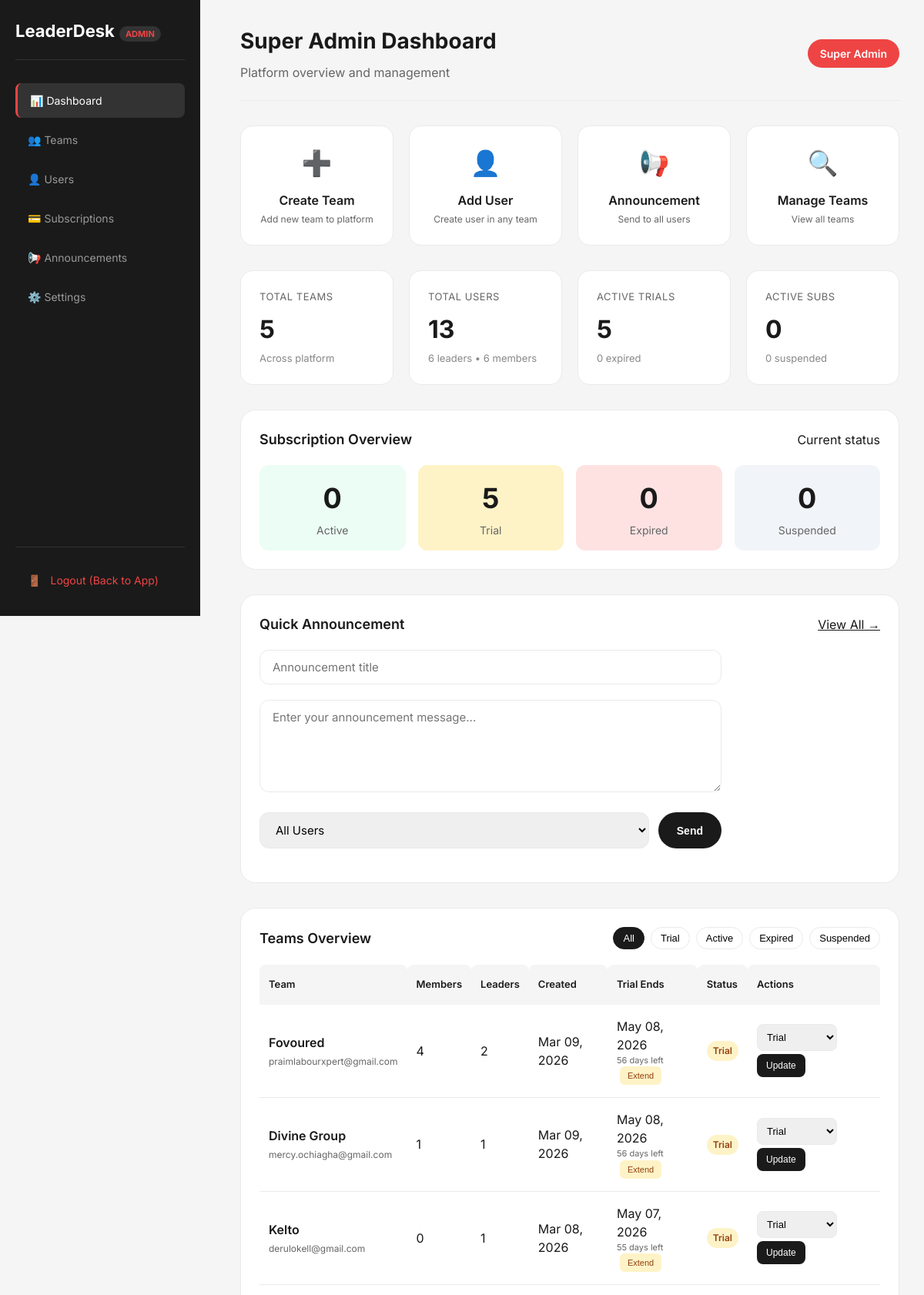
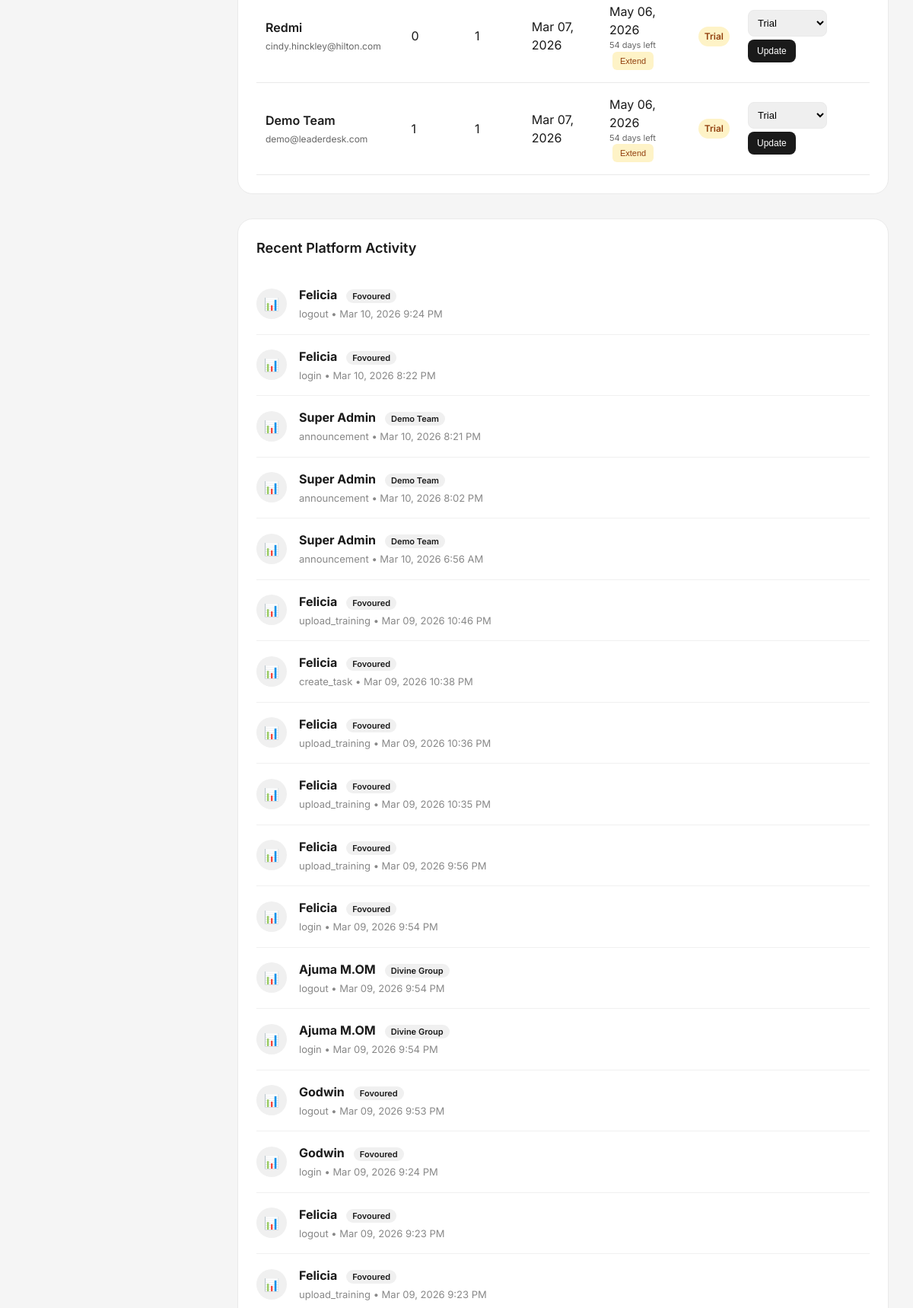
Page /admin_dashboard.php (signed in, upper part) on the committed database (2 pictures, top to bottom).
### tables this page shows
CREATE TABLE `teams` (
  `id` int(11) NOT NULL AUTO_INCREMENT,
  `team_name` varchar(100) NOT NULL,
  `country` varchar(50) DEFAULT NULL,
  `state_province` varchar(50) DEFAULT NULL,
  `email` varchar(100) DEFAULT NULL,
  `phone` varchar(20) DEFAULT NULL,
  `subscription_status` enum('trial','active','expired','suspended') DEFAULT 'trial',
  `payment_status` enum('trial','active','expired','suspended') DEFAULT 'trial',
  `trial_start_date` date DEFAULT NULL,
  `trial_end_date` date DEFAULT NULL,
  `payment_due_date` date DEFAULT NULL,
  `last_payment_date` date DEFAULT NULL,
  `created_at` timestamp NOT NULL DEFAULT current_timestamp(),
  PRIMARY KEY (`id`),
  UNIQUE KEY `team_name` (`team_name`)
);

CREATE TABLE `activity_logs` (
  `id` int(11) NOT NULL AUTO_INCREMENT,
  `team_id` int(11) NOT NULL,
  `user_id` int(11) NOT NULL,
  `action` varchar(100) NOT NULL,
  `description` text DEFAULT NULL,
  `points_earned` int(11) DEFAULT 0,
  `created_at` timestamp NOT NULL DEFAULT current_timestamp(),
  PRIMARY KEY (`id`),
  KEY `team_id` (`team_id`),
  KEY `user_id` (`user_id`),
  CONSTRAINT `activity_logs_ibfk_1` FOREIGN KEY (`team_id`) REFERENCES `teams` (`id`) ON DELETE CASCADE,
  CONSTRAINT `activity_logs_ibfk_2` FOREIGN KEY (`user_id`) REFERENCES `users` (`id`) ON DELETE CASCADE
);

CREATE TABLE `users` (
  `id` int(11) NOT NULL AUTO_INCREMENT,
  `name` varchar(100) NOT NULL,
  `email` varchar(100) NOT NULL,
  `phone` varchar(20) DEFAULT NULL,
  `password` varchar(255) NOT NULL,
  `role` enum('super_admin','team_leader','member') DEFAULT 'member',
  `upgrade_requested` tinyint(4) DEFAULT 0,
  `team_id` int(11) DEFAULT NULL,
  `status` enum('active','inactive','suspended') DEFAULT 'active',
  `created_at` timestamp NOT NULL DEFAULT current_timestamp(),
  `updated_at` timestamp NOT NULL DEFAULT current_timestamp() ON UPDATE current_timestamp(),
  `last_login` timestamp NULL DEFAULT NULL,
  PRIMARY KEY (`id`),
  UNIQUE KEY `email` (`email`)
);

### admin_dashboard.php (the view, shortened to what this page needs)
<?php
require_once 'config/database.php';
$stats = [];
$stmt = $pdo->query("SELECT COUNT(*) FROM teams");
$stats['total_teams'] = $stmt->fetchColumn();
$stmt = $pdo->query("SELECT COUNT(*) FROM users");
$stats['total_users'] = $stmt->fetchColumn();
$stmt = $pdo->query("SELECT COUNT(*) FROM users WHERE role = 'team_leader'");
$stats['total_leaders'] = $stmt->fetchColumn();
$stmt = $pdo->query("SELECT COUNT(*) FROM users WHERE role = 'member'");
$stats['total_members'] = $stmt->fetchColumn();
$stmt = $pdo->query("SELECT subscription_status, COUNT(*) as count FROM teams GROUP BY subscription_status");
$subscription_stats = [];
while ($row = $stmt->fetch()) {
    $subscription_stats[$row['subscription_status']] = $row['count'];
}
$stmt = $pdo->query("SELECT COUNT(*) FROM teams WHERE subscription_status = 'trial' AND trial_end_date > NOW()");
$stats['active_trials'] = $stmt->fetchColumn();
$stmt = $pdo->query("SELECT COUNT(*) FROM teams WHERE subscription_status = 'trial' AND trial_end_date <= NOW()");
$stats['expired_trials'] = $stmt->fetchColumn();
$stats['active_subscriptions'] = $subscription_stats['active'] ?? 0;
$stats['suspended_teams'] = $subscription_stats['suspended'] ?? 0;
$stmt = $pdo->query("SELECT al.*, u.name, u.email, t.team_name
                     FROM activity_logs al
                     JOIN users u ON al.user_id = u.id
                     JOIN teams t ON al.team_id = t.id
                     ORDER BY al.created_at DESC LIMIT 20");
$recent_activities = $stmt->fetchAll();
$stmt = $pdo->query("SELECT t.*,
                     COUNT(u.id) as member_count,
                     SUM(CASE WHEN u.role = 'team_leader' THEN 1 ELSE 0 END) as leader_count,
                     SUM(CASE WHEN u.role = 'member' THEN 1 ELSE 0 END) as regular_members
                     FROM teams t
                     LEFT JOIN users u ON t.id = u.team_id
                     GROUP BY t.id
                     ORDER BY t.created_at DESC");
$teams = $stmt->fetchAll();
$subscription_summary = [
    'active' => $stats['active_subscriptions'],
    'trial' => $stats['active_trials'],
    'expired' => $stats['expired_trials'],
    'suspended' => $stats['suspended_teams']
];
?>
<!DOCTYPE html>
<html lang="en">
<head>
</head>
<body>
    <?php include 'includes/admin_navigation.php'; ?>
    <div class="admin-container">
        <aside class="admin-sidebar">
            <div class="admin-logo">
                LeaderDesk<span>ADMIN</span>
            </div>
            <ul class="admin-nav">
                <li><a href="admin_dashboard.php" class="<?php echo $current_page == 'admin_dashboard.php' ? 'active' : ''; ?>">📊 Dashboard</a></li>
                <li><a href="admin_teams.php" class="<?php echo $current_page == 'admin_teams.php' ? 'active' : ''; ?>">👥 Teams</a></li>
                <li><a href="admin_users.php" class="<?php echo $current_page == 'admin_users.php' ? 'active' : ''; ?>">👤 Users</a></li>
                <li><a href="admin_subscriptions.php" class="<?php echo $current_page == 'admin_subscriptions.php' ? 'active' : ''; ?>">💳 Subscriptions</a></li>
                <li><a href="admin_announcements.php" class="<?php echo $current_page == 'admin_announcements.php' ? 'active' : ''; ?>">📢 Announcements</a></li>
                <li><a href="admin_settings.php" class="<?php echo $current_page == 'admin_settings.php' ? 'active' : ''; ?>">⚙️ Settings</a></li>
            </ul>
            <div class="back-to-app">
                <a href="logout.php">
                    <span>🚪</span>
                    Logout (Back to App)
                </a>
            </div>
        </aside>
        <main class="admin-main">
            <div class="top-bar">
                <div class="page-title">
                    <h1>Super Admin Dashboard</h1>
                    <p>Platform overview and management</p>
                </div>
                <div class="admin-badge">Super Admin</div>
            </div>
            <div class="quick-actions">
                <a href="admin_teams.php?action=create" class="quick-action-card">
                    <div class="quick-action-icon">➕</div>
                    <div class="quick-action-title">Create Team</div>
                    <div class="quick-action-desc">Add new team to platform</div>
                </a>
                <a href="admin_users.php?action=create" class="quick-action-card">
                    <div class="quick-action-icon">👤</div>
                    <div class="quick-action-title">Add User</div>
                    <div class="quick-action-desc">Create user in any team</div>
                </a>
                <a href="admin_announcements.php" class="quick-action-card">
                    <div class="quick-action-icon">📢</div>
                    <div class="quick-action-title">Announcement</div>
                    <div class="quick-action-desc">Send to all users</div>
                </a>
                <a href="admin_teams.php" class="quick-action-card">
                    <div class="quick-action-icon">🔍</div>
                    <div class="quick-action-title">Manage Teams</div>
                    <div class="quick-action-desc">View all teams</div>
                </a>
            </div>
            <div class="stats-grid">
                <div class="stat-card">
                    <div class="stat-label">Total Teams</div>
                    <div class="stat-value"><?php echo $stats['total_teams']; ?></div>
                    <div class="stat-sub">Across platform</div>
                </div>
                <div class="stat-card">
                    <div class="stat-label">Total Users</div>
                    <div class="stat-value"><?php echo $stats['total_users']; ?></div>
                    <div class="stat-sub"><?php echo $stats['total_leaders']; ?> leaders • <?php echo $stats['total_members']; ?> members</div>
                </div>
                <div class="stat-card">
                    <div class="stat-label">Active Trials</div>
                    <div class="stat-value"><?php echo $stats['active_trials']; ?></div>
                    <div class="stat-sub"><?php echo $stats['expired_trials']; ?> expired</div>
                </div>
                <div class="stat-card">
                    <div class="stat-label">Active Subs</div>
                    <div class="stat-value"><?php echo $stats['active_subscriptions']; ?></div>
                    <div class="stat-sub"><?php echo $stats['suspended_teams']; ?> suspended</div>
                </div>
            </div>
            <div class="chart-container">
                <div class="chart-header">
                    <h2>Subscription Overview</h2>
                    <span>Current status</span>
                </div>
                <div class="chart-grid">
                    <div class="chart-item active">
                        <div class="chart-number"><?php echo $subscription_summary['active']; ?></div>
                        <div class="chart-label">Active</div>
                    </div>
                    <div class="chart-item trial">
                        <div class="chart-number"><?php echo $subscription_summary['trial']; ?></div>
                        <div class="chart-label">Trial</div>
                    </div>
                    <div class="chart-item expired">
                        <div class="chart-number"><?php echo $subscription_summary['expired']; ?></div>
                        <div class="chart-label">Expired</div>
                    </div>
                    <div class="chart-item suspended">
                        <div class="chart-number"><?php echo $subscription_summary['suspended']; ?></div>
                        <div class="chart-label">Suspended</div>
                    </div>
                </div>
            </div>
            <div class="announcement-section">
                <div class="section-header">
                    <h2>Quick Announcement</h2>
                    <a href="admin_announcements.php" style="color: #1a1a1a;">View All →</a>
                </div>
                <form method="POST" class="announcement-form">
                    <div class="form-group">
                        <input type="text" name="title" class="form-input" required placeholder="Announcement title">
                    </div>
                    <div class="form-group">
                        <textarea name="message" class="form-textarea" required placeholder="Enter your announcement message..."></textarea>
                    </div>
                    <div class="form-group" style="display: flex; gap: 12px;">
                        <select name="target" class="form-select" style="flex: 1;">
                            <option value="all">All Users</option>
                        </select>
                        <button type="submit" class="btn btn-primary">Send</button>
                    </div>
                </form>
            </div>
            <div class="teams-section">
                <div class="section-header">
                    <h2>Teams Overview</h2>
                    <div class="filter-tabs">
                        <button class="filter-tab active" onclick="filterTeams('all')">All</button>
                        <button class="filter-tab" onclick="filterTeams('trial')">Trial</button>
                        <button class="filter-tab" onclick="filterTeams('active')">Active</button>
                        <button class="filter-tab" onclick="filterTeams('expired')">Expired</button>
                        <button class="filter-tab" onclick="filterTeams('suspended')">Suspended</button>
                    </div>
                </div>
                <div class="table-responsive">
                    <table class="teams-table">
                        <thead>
                            <tr>
                                <th>Team</th>
                                <th>Members</th>
                                <th>Leaders</th>
                                <th>Created</th>
                                <th>Trial Ends</th>
                                <th>Status</th>
                                <th>Actions</th>
                            </tr>
                        </thead>
                        <tbody id="teamsTableBody">
                            <?php foreach ($teams as $team): ?>
                                <?php
                                $trial_end = new DateTime($team['trial_end_date']);
                                $now = new DateTime();
                                $days_left = $now->diff($trial_end)->days;
                                ?>
                                <tr data-status="<?php echo $team['subscription_status']; ?>">
                                    <td>
                                        <div class="team-name"><?php echo htmlspecialchars($team['team_name']); ?></div>
                                        <div class="team-email"><?php echo htmlspecialchars($team['email']); ?></div>
                                    </td>
                                    <td><?php echo $team['regular_members'] ?? 0; ?></td>
                                    <td><?php echo $team['leader_count'] ?? 0; ?></td>
                                    <td><?php echo date('M d, Y', strtotime($team['created_at'])); ?></td>
                                    <td>
                                        <?php echo date('M d, Y', strtotime($team['trial_end_date'])); ?>
                                        <?php if ($team['subscription_status'] == 'trial'): ?>
                                            <div style="font-size: 11px; color: <?php echo $days_left < 7 ? '#dc2626' : '#666'; ?>">
                                                <?php echo $days_left; ?> days left
                                                <button class="btn-extend" onclick="extendTrial(<?php echo $team['id']; ?>)">Extend</button>
                                            </div>
                                        <?php endif; ?>
                                    </td>
                                    <td>
                                        <span class="status-badge status-<?php echo $team['subscription_status']; ?>">
                                            <?php echo ucfirst($team['subscription_status']); ?>
                                        </span>
                                    </td>
                                    <td>
                                        <form method="POST" style="display: flex; gap: 4px; flex-wrap: wrap;">
                                            <select name="status" class="status-select">
                                                <option value="trial" <?php echo $team['subscription_status'] == 'trial' ? 'selected' : ''; ?>>Trial</option>
                                            </select>
                                            <button type="submit" class="btn-update">Update</button>
                                        </form>
                                    </td>
                                </tr>
                            <?php endforeach; ?>
                        </tbody>
                    </table>
                </div>
            </div>
            <div class="teams-section">
                <div class="section-header">
                    <h2>Recent Platform Activity</h2>
                </div>
                <?php if (empty($recent_activities)): ?>
                    <div class="empty-state">
                        <span>📊</span>
                        <p>No recent activity</p>
                    </div>
                <?php else: ?>
                    <ul class="activity-list">
                        <?php foreach ($recent_activities as $activity): ?>
                            <li class="activity-item">
                                <div class="activity-icon">📊</div>
                                <div class="activity-content">
                                    <div class="activity-title">
                                        <strong><?php echo htmlspecialchars($activity['name']); ?></strong>
                                        <span class="team-tag"><?php echo htmlspecialchars($activity['team_name']); ?></span>
                                    </div>
                                    <div class="activity-meta">
                                        <?php echo htmlspecialchars($activity['action']); ?> •
                                        <?php echo date('M d, Y g:i A', strtotime($activity['created_at'])); ?>
                                    </div>
                                </div>
                            </li>
                        <?php endforeach; ?>
                    </ul>
                <?php endif; ?>
            </div>
        </main>
    </div>
</body>
</html>

### rows in the picture
teams: team_name "Fovoured", email "praimlabourxpert@gmail.com", regular_members "4", leader_count "2", created_at "Mar 09, 2026", trial_end_date "May 08, 2026", subscription_status "Trial", status "Trial"
teams: team_name "Divine Group", email "mercy.ochiagha@gmail.com", regular_members "1", leader_count "1", created_at "Mar 09, 2026", trial_end_date "May 08, 2026", subscription_status "Trial", status "Trial"
teams: team_name "Kelto", email "derulokell@gmail.com", regular_members "0", leader_count "1", created_at "Mar 08, 2026", trial_end_date "May 07, 2026", subscription_status "Trial", status "Trial"
teams: team_name "Redmi", email "cindy.hinckley@hilton.com", regular_members "0", leader_count "1", created_at "Mar 07, 2026", trial_end_date "May 06, 2026", subscription_status "Trial", status "Trial"
teams: team_name "Demo Team", email "demo@leaderdesk.com", regular_members "1", leader_count "1", created_at "Mar 07, 2026", trial_end_date "May 06, 2026", subscription_status "Trial", status "Trial"
activity_logs: user.name "Felicia", team.team_name "Fovoured", action "logout", created_at "Mar 10, 2026 9:24 PM"
activity_logs: user.name "Felicia", team.team_name "Fovoured", action "login", created_at "Mar 10, 2026 8:22 PM"
activity_logs: user.name "Super Admin", team.team_name "Demo Team", action "announcement", created_at "Mar 10, 2026 8:21 PM"
activity_logs: user.name "Super Admin", team.team_name "Demo Team", action "announcement", created_at "Mar 10, 2026 8:02 PM"
activity_logs: user.name "Super Admin", team.team_name "Demo Team", action "announcement", created_at "Mar 10, 2026 6:56 AM"
activity_logs: user.name "Felicia", team.team_name "Fovoured", action "upload_training", created_at "Mar 09, 2026 10:46 PM"
activity_logs: user.name "Felicia", team.team_name "Fovoured", action "create_task", created_at "Mar 09, 2026 10:38 PM"
activity_logs: user.name "Felicia", team.team_name "Fovoured", action "upload_training", created_at "Mar 09, 2026 10:36 PM"
activity_logs: user.name "Felicia", team.team_name "Fovoured", action "upload_training", created_at "Mar 09, 2026 10:35 PM"
activity_logs: user.name "Felicia", team.team_name "Fovoured", action "upload_training", created_at "Mar 09, 2026 9:56 PM"
activity_logs: user.name "Felicia", team.team_name "Fovoured", action "login", created_at "Mar 09, 2026 9:54 PM"
activity_logs: user.name "Ajuma M.OM", team.team_name "Divine Group", action "logout", created_at "Mar 09, 2026 9:54 PM"
activity_logs: user.name "Ajuma M.OM", team.team_name "Divine Group", action "login", created_at "Mar 09, 2026 9:54 PM"
activity_logs: user.name "Godwin", team.team_name "Fovoured", action "logout", created_at "Mar 09, 2026 9:53 PM"
activity_logs: user.name "Godwin", team.team_name "Fovoured", action "login", created_at "Mar 09, 2026 9:24 PM"
activity_logs: user.name "Felicia", team.team_name "Fovoured", action "logout", created_at "Mar 09, 2026 9:23 PM"
activity_logs: user.name "Felicia", team.team_name "Fovoured", action "upload_training", created_at "Mar 09, 2026 9:23 PM"

### other values in the picture
$stats['total_teams'] "5"
$stats['total_users'] "13"
$stats['total_leaders'] "6"
$stats['total_members'] "6"
$stats['active_trials'] "5"
$stats['expired_trials'] "0"
$stats['active_subscriptions'] "0"
$stats['suspended_teams'] "0"
$subscription_summary['active'] "0"
$subscription_summary['trial'] "5"
$subscription_summary['expired'] "0"
$subscription_summary['suspended'] "0"
